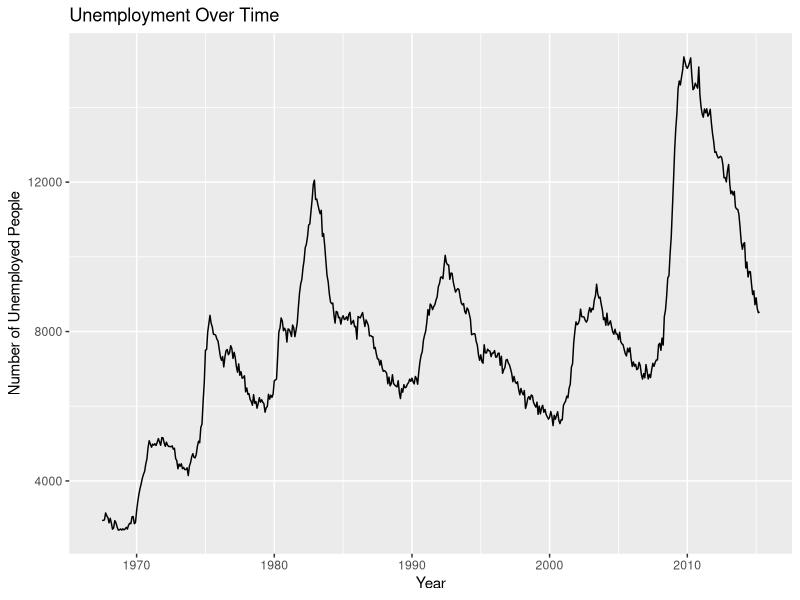

This chart was generated by the following R code:
## ---- chunk 1
#| label: dataset economics 
#| #include: false
#| message: false
#| #embed-resources: true

library(tidyverse) # load ggplot
glimpse(economics) # look at economics data set

ggplot(economics,
       aes(x = date, y = unemploy)) + 
  geom_line() + 
  labs(x = "Year", y = "Number of Unemployed People",
title ="Unemployment Over Time")
